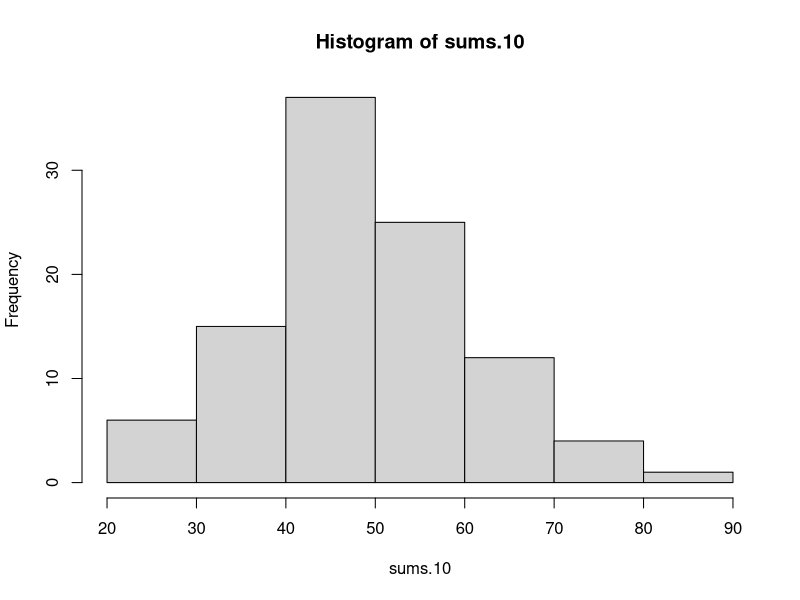
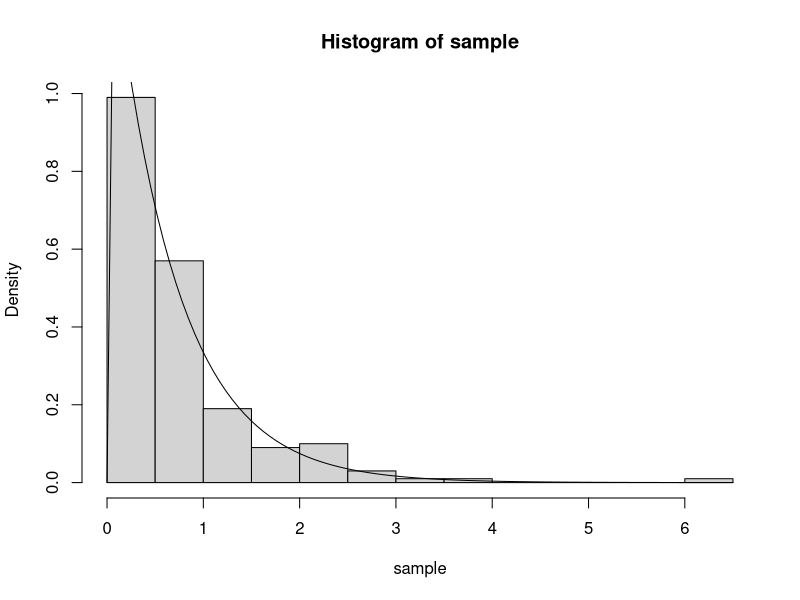

These figures' R source, in order:
# Module 9

# Exercise 1


# (a)

  duration <- c(1,2,3,5,8,10,15)
  probs <- c(0.10,0.15,0.25,0.20,0.15,0.10,0.05)
  N=1000
  
  data=sample(x=duration,size=N,replace=T,prob=probs)

 # Generated durarions:

  table(data)

# "Simulated frequencies:"

  table(data)/N


# (b)

  dur.10 <- matrix(data,nrow=10)   # in columns: durations for 10 calls
                                         
  sums.10 <- apply(dur.10,2,sum)    # joint durations of 10 calls
                    
  over.60 <- sums.10[sums.10 > 60]   # joint durations exceeding 60

 # Probability that joint duration of 10 consecutive calls is longer than 1 hour:

  length(over.60)/length(sums.10)

  hist(sums.10)



# Exercise 2


  N=5000
  ux <- runif(N)
  uy <- runif(N)
  fun <- exp(-ux^2/2)

  integral = mean(fun)
  integral


# In order to find an exact value of the integral, we notice that
# it is closely related with normal distribution.
# If Z~N(0,1) then P(0<Z<1) is an integral between 0 and 1
# of its density which differs from the function exp(-x^2/2) only
# by a factor 1/sqrt(2*pi).

  distr.norm = pnorm(c(0,1))       # cumulative distribution function at 0 and 1
  integral.theor = sqrt(2*pi) * (distr.norm[2] - distr.norm[1])
  integral.theor


  # Standard error of the estimator:

  error=sd(fun)/sqrt(N)
  error


  # confidence interval:

  alpha=0.05

  CI=c(integral-qnorm(1-alpha/2)*error, integral+qnorm(1-alpha/2)*error)
  CI



# Exercise 3


  n=500

  data=rnorm(n,mean=1,sd=1)

  prob=length(data[exp(data)>2])/n   # estimated probability P(exp(X)>2)
  prob  

  p=1-pnorm(log(2),1,1)    # theoretical (exact) value of the probability P(exp(X)>2)
  p

  variance=p*(1-p)/n     # variance of the estimator prob
  sd=sqrt(variance)
  sd


  # Standard error (estimator of sd):

  pom=rep(0,n)
  pom[exp(data)>2]=1
  se=sd(pom)/sqrt(n)
  se



# Exercise 4


  data(rivers)

  rivers


  mr=mean(rivers)
  mr

  # Now, we are looking for an estimator of standard deviation of mr.
  
  n=length(rivers)
  n

  m=3000

  bm=rep(0,m)   # vector that will store bootstrapped means
  
  for(i in 1:m){
      bootstrapped.sample=sample(rivers,size=n,replace=T)
      bm[i]=mean(bootstrapped.sample)
  }

  SE=sd(bm)
  SE


  # 95% Percentile confidence interval:

  alpha=0.05
  q1=quantile(bm-mr,0.025)
  q2=quantile(bm-mr,0.975)

  CI=c(mr-q2, mr-q1)
  CI



# Exercise 5

  n=200
  
  lambda=1.5

  # CDF of exponential distribution: F(x)=1-exp(-lambda*x)
  # Inverse of F:  F^{-1}(y)=-(1/lambda)*log(1-y)

  y=runif(n)

  sample=-(1/lambda)*log(1-y)

  hist(sample,freq=F)

  curve(dexp(x,1.5),add=T)


